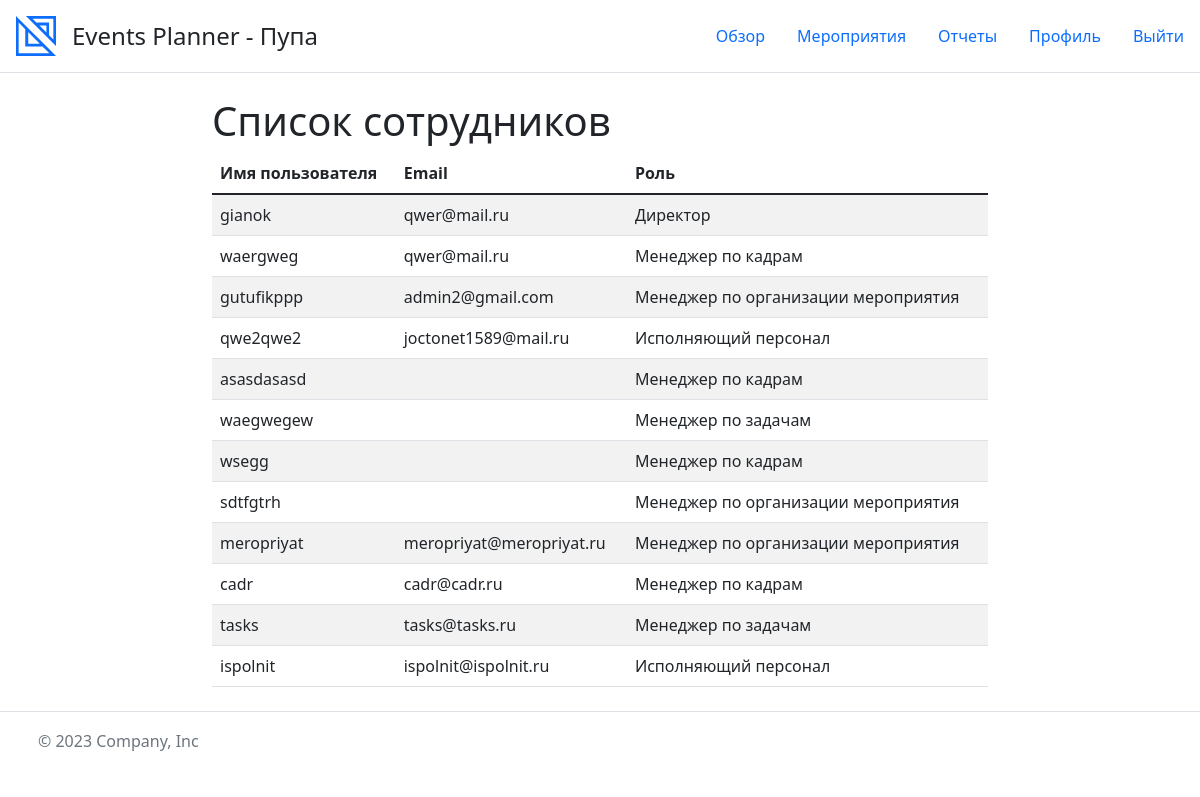
The page /employees/ (signed in) on the database its author committed.
### core/models.py (models this page shows, shortened)
class CustomUser(AbstractUser):
    tg_id = models.CharField(max_length=30, verbose_name='Id Телеграм', blank=True, null=True)
    organization = models.ForeignKey(Organization, blank=True, null=True, on_delete=models.CASCADE,
                                     verbose_name='Организация')
    objects = CustomUserManager()
    class Meta:
        verbose_name = 'Пользователь'
        verbose_name_plural = 'Пользователи'

class Organization(models.Model):
    name = models.CharField(max_length=100, null=True, verbose_name='Название')
    description = models.TextField(blank=True, null=True, verbose_name='Описание')
    class Meta:
        verbose_name = 'Организация'
        verbose_name_plural = 'Организации'

### frontend/views.py (the view)
# urls.py: path('employees/', views.employees_view, name='employees'),
@login_required
def employees_view(request):
    organization = request.user.organization
    employees = CustomUser.objects.filter(organization=organization)
    context = {'employees': employees}
    return render(request, 'employees.html', context)

### event_planner/context_processors.py (called while the page is built)
def current_page(request):
    current_url = resolve(request.path_info).url_name
    return {'current_url': current_url}

### templates/employees.html (shortened to what this page needs)
{% extends 'base.html' %}
{% block content %}
    <h1>Список сотрудников</h1>
    {% if employees %}
        <table class="table table-striped">
            <thead>
            <tr>
                <th>Имя пользователя</th>
                <th>Email</th>
                <th>Роль</th>
            </tr>
            </thead>
            <tbody>
            {% for employee in employees %}
                <tr onclick="window.location='{% url 'employee' employee.id %}'" style="cursor: pointer;">
                    <td>{{ employee.username }}</td>
                    <td>{{ employee.email }}</td>
                    <td>{{ employee.groups.first.name }}</td>
                </tr>
            {% endfor %}
            </tbody>
        </table>
    {% else %}
        <p>В вашей организации нет сотрудников.</p>
    {% endif %}
{% endblock %}

### templates/header.html (shortened to what this page needs)
{% load static %}
<header class="d-flex flex-wrap justify-content-center py-3 mb-4 border-bottom">
    <a href="/" class="d-flex align-items-center mb-3 mb-md-0 me-md-auto text-dark text-decoration-none">
        <img src="{% static 'img/logo.svg' %}" height="40" class="mx-3" alt="Logo">
        <span class="fs-4">Events Planner
            {% if user.is_authenticated %}
                - {{ user.organization.name }}
            {% endif %} </span>
    </a>
    <ul class="nav nav-pills">
        {% if user.is_authenticated %}
            <li class="nav-item">
                <a href="{% url 'overview' %}" class="nav-link {% if current_url == 'overview' %} active{% endif %}">Обзор</a>
            </li>
        {% endif %}
        {% if perms.core.view_event %}
            <li class="nav-item">
                <a href="{% url 'events' %}" class="nav-link {% if current_url == 'events' %} active{% endif %}"
                   aria-current="page">Мероприятия</a>
            </li>
        {% endif %}
        {% if perms.core.view_eventtaskreport %}
            <li class="nav-item">
                <a href="{% url 'reports' %}"
                   class="nav-link {% if current_url == 'reports' %} active{% endif %}">Отчеты</a>
            </li>
        {% endif %}
        {% if user.is_authenticated %}
            <li class="nav-item">
                <a href="{% url 'profile' %}" class="nav-link {% if current_url == 'profile' %} active{% endif %}">Профиль</a>
            </li>
            <li class="nav-item">
                <a href="{% url 'logout' %}" class="nav-link">Выйти</a>
            </li>
        {% else %}
            <li class="nav-item mx-1">
                <a href="{% url 'login' %}" class="nav-link {% if current_url == 'login' %} active{% endif %}">Авторизация</a>
            </li>
        {% endif %}
    </ul>
</header>

### rows shown on the page
CustomUser: organization.name "Пупа", username "ispolnit", email "ispolnit@ispolnit.ru", groups.first.name "Исполняющий персонал"
CustomUser: username "gianok", email "qwer@mail.ru", groups.first.name "Директор"
CustomUser: username "waergweg", email "qwer@mail.ru", groups.first.name "Менеджер по кадрам"
CustomUser: username "gutufikppp", email "admin2@gmail.com", groups.first.name "Менеджер по организации мероприятия"
CustomUser: username "qwe2qwe2", email "joctonet1589@mail.ru", groups.first.name "Исполняющий персонал"
CustomUser: username "asasdasasd", groups.first.name "Менеджер по кадрам"
CustomUser: username "waegwegew", groups.first.name "Менеджер по задачам"
CustomUser: username "wsegg", groups.first.name "Менеджер по кадрам"
CustomUser: username "sdtfgtrh", groups.first.name "Менеджер по организации мероприятия"
CustomUser: username "meropriyat", email "meropriyat@meropriyat.ru", groups.first.name "Менеджер по организации мероприятия"
CustomUser: username "cadr", email "cadr@cadr.ru", groups.first.name "Менеджер по кадрам"
CustomUser: username "tasks", email "tasks@tasks.ru", groups.first.name "Менеджер по задачам"
